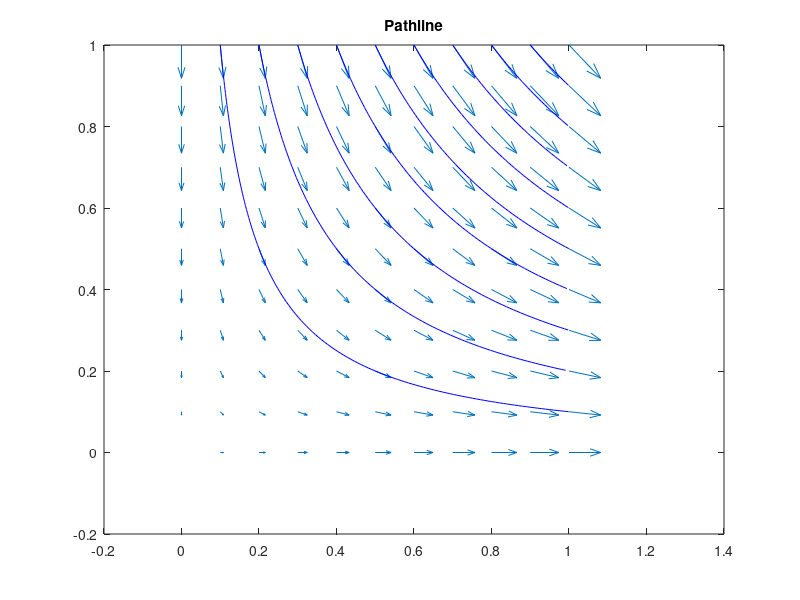

Here is the MATLAB script that generated this plot:
%Define arrays x, y, u, and v.
[x,y] = meshgrid(0:0.1:1,0:0.1:1);
u = x;
v = -y;
% Create a quiver plot of the data.
%Plot streamlines that start at different
%points along the line y=1
figure
quiver(x,y,u,v)
startx = 0.1:0.1:1;
starty = ones(size(startx));
streamline(x,y,u,v,startx,starty);
title('Pathline')